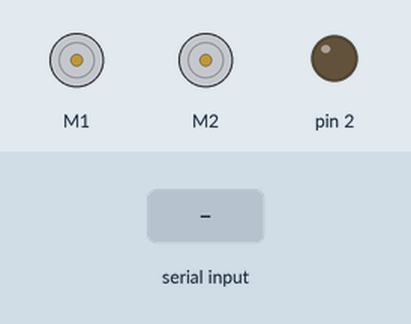
Bench run of a sketch on a simulated Arduino Uno, built with avr-gcc and run on an emulated ATmega328P. On the bench: 2 × DC motor (green arrow = forward, orange = backward, longer = faster), output pins drawn as LEDs (lit = HIGH). The inputs (shaded band) are chosen by the test bench.

Above: at 1.2 s.
1.3 s: "f" received over Serial
At 1.6 s:
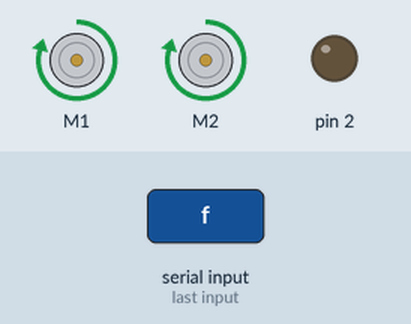
2.8 s: "b" received over Serial
At 3.9 s:
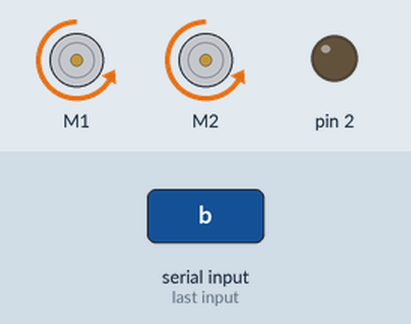
4.3 s: "l" received over Serial
At 5.1 s:
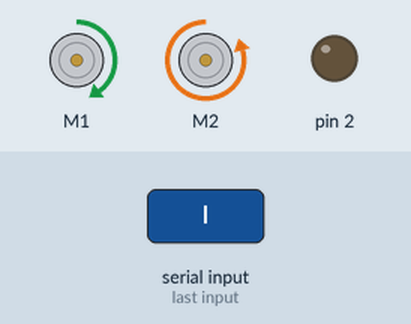
5.8 s: "r" received over Serial
At 6.2 s:
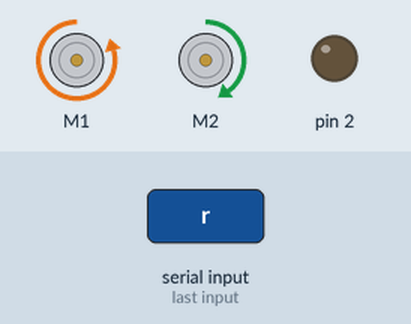
7.3 s: "1" received over Serial
At 8.5 s:
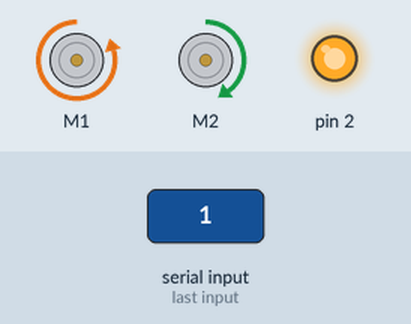
8.8 s: "s" received over Serial
At 9.7 s:
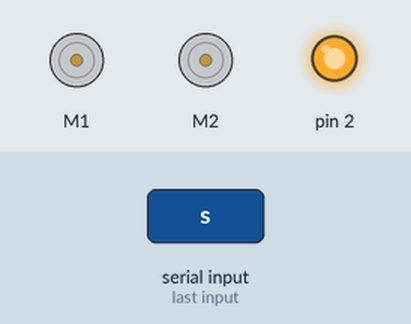
Timing chart, 0 to 11.3 s (numbered marks = the images above; inputs shaded):
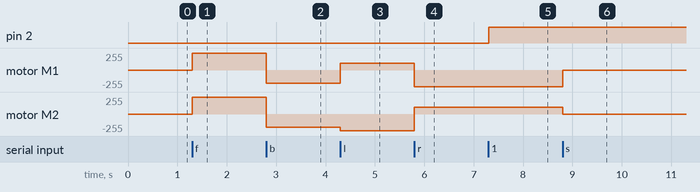

Measured:
- after the input at 1.3 s, motor M1, motor M2: stopped → forward 250/255 at once
- after the input at 2.8 s, motor M1, motor M2: forward 250/255 → backward 200/255 at once
- after the input at 4.3 s, motor M1: backward 200/255 → forward 100/255 at once; motor M2: backward 200/255 → backward 250/255 at once
- after the input at 5.8 s, motor M1: forward 100/255 → backward 250/255 at once; motor M2: backward 250/255 → forward 100/255 at once
- after the input at 7.3 s, pin 2: LOW → HIGH at once
- after the input at 8.8 s, motor M1: backward 250/255 → stopped at once; motor M2: forward 100/255 → stopped at once

The sketch:

sketch_mar4a.ino
```cpp
#include <AFMotor.h>  // подключаем библиотеку для шилда
AF_DCMotor motor1(1); // подключаем мотор к клеммнику M1
AF_DCMotor motor2(2); // подключаем мотор к клеммнику M2

int val; // освобождаем память в контроллере

void setup() {

  Serial.begin(9600);
  pinMode(2, OUTPUT);   // Порт для светодиодов
  motor1.setSpeed(250); // задаем максимальную скорость мотора
  motor1.run(RELEASE);  // останавливаем мотор
  motor2.setSpeed(250); // задаем максимальную скорость мотора
  motor2.run(RELEASE);  // останавливаем мотор
}

void loop() {

if (Serial.available()) // проверяем, поступают ли какие-то команды
  {
    val = Serial.read();

    if (val == 'f') { // едем вперед
motor1.run(FORWARD);
motor1.setSpeed(250);
motor2.run(FORWARD);
motor2.setSpeed(250);
 }

    if (val == 'b') { // едем назад
motor1.run(BACKWARD);
motor1.setSpeed(200);
motor2.run(BACKWARD);
motor2.setSpeed(200);
 }

    if (val == 's') { // останавливаемся
motor1.run(RELEASE);
motor2.run(RELEASE);
 }

    if (val == 'l') { // поворачиваем налево
motor1.run(FORWARD);
motor1.setSpeed(100);
motor2.run(BACKWARD);
motor2.setSpeed(250);
 }

    if (val == 'r') { // поворачиваем направо
motor1.run(BACKWARD);
motor1.setSpeed(250);
motor2.run(FORWARD);
motor2.setSpeed(100);
 }

    if (val == '1') { // включаем светодиоды
digitalWrite(2,HIGH);
 }

    if (val == '0') { // выключаем светодиоды
digitalWrite(2,LOW);
 }

}
}
```
